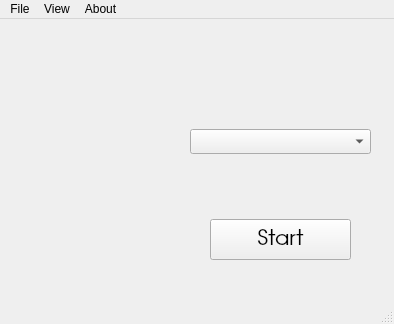
<?xml version="1.0" encoding="UTF-8"?>
<ui version="4.0">
 <class>MainWindow</class>
 <widget class="QMainWindow" name="MainWindow">
  <property name="geometry">
   <rect>
    <x>0</x>
    <y>0</y>
    <width>394</width>
    <height>324</height>
   </rect>
  </property>
  <property name="windowTitle">
   <string>MainWindow</string>
  </property>
  <widget class="QWidget" name="centralwidget">
   <widget class="QPushButton" name="pushButton">
    <property name="geometry">
     <rect>
      <x>210</x>
      <y>200</y>
      <width>141</width>
      <height>41</height>
     </rect>
    </property>
    <property name="font">
     <font>
      <family>URW Gothic</family>
      <pointsize>16</pointsize>
      <weight>50</weight>
      <italic>false</italic>
      <bold>false</bold>
      <strikeout>false</strikeout>
      <kerning>true</kerning>
     </font>
    </property>
    <property name="cursor">
     <cursorShape>PointingHandCursor</cursorShape>
    </property>
    <property name="text">
     <string>Start</string>
    </property>
   </widget>
   <widget class="QLabel" name="image">
    <property name="geometry">
     <rect>
      <x>10</x>
      <y>10</y>
      <width>161</width>
      <height>261</height>
     </rect>
    </property>
    <property name="text">
     <string/>
    </property>
    <property name="pixmap">
     <pixmap resource="qresource.qrc">:/images/MathMan.ico</pixmap>
    </property>
   </widget>
   <widget class="QComboBox" name="comboBox">
    <property name="geometry">
     <rect>
      <x>190</x>
      <y>110</y>
      <width>181</width>
      <height>25</height>
     </rect>
    </property>
    <property name="placeholderText">
     <string>Math Problems</string>
    </property>
    <item>
     <property name="text">
      <string>Quadratic Equation</string>
     </property>
    </item>
    <item>
     <property name="text">
      <string>Real Numbers</string>
     </property>
    </item>
    <item>
     <property name="text">
      <string>Complex</string>
     </property>
    </item>
    <item>
     <property name="text">
      <string>Matrix</string>
     </property>
    </item>
   </widget>
  </widget>
  <widget class="QMenuBar" name="menubar">
   <property name="geometry">
    <rect>
     <x>0</x>
     <y>0</y>
     <width>394</width>
     <height>22</height>
    </rect>
   </property>
   <widget class="QMenu" name="menuFile">
    <property name="title">
     <string>File</string>
    </property>
    <addaction name="actionExit"/>
   </widget>
   <widget class="QMenu" name="menuView">
    <property name="title">
     <string>View</string>
    </property>
    <widget class="QMenu" name="menuTheme">
     <property name="title">
      <string>Theme</string>
     </property>
     <addaction name="actionDay"/>
     <addaction name="separator"/>
     <addaction name="actionNight"/>
    </widget>
    <addaction name="menuTheme"/>
   </widget>
   <widget class="QMenu" name="menuAbout">
    <property name="title">
     <string>About</string>
    </property>
    <addaction name="actionProgram"/>
    <addaction name="actionDocument"/>
   </widget>
   <addaction name="menuFile"/>
   <addaction name="menuView"/>
   <addaction name="menuAbout"/>
  </widget>
  <widget class="QStatusBar" name="statusbar"/>
  <action name="actionExit">
   <property name="text">
    <string>Exit</string>
   </property>
   <property name="shortcut">
    <string>Ctrl+Q</string>
   </property>
  </action>
  <action name="actionDay">
   <property name="text">
    <string>Day</string>
   </property>
  </action>
  <action name="actionNight">
   <property name="text">
    <string>Night</string>
   </property>
  </action>
  <action name="actionProgram">
   <property name="text">
    <string>Program</string>
   </property>
  </action>
  <action name="actionDocument">
   <property name="text">
    <string>Document</string>
   </property>
  </action>
 </widget>
 <resources>
  <include location="qresource.qrc"/>
 </resources>
 <connections/>
</ui>
